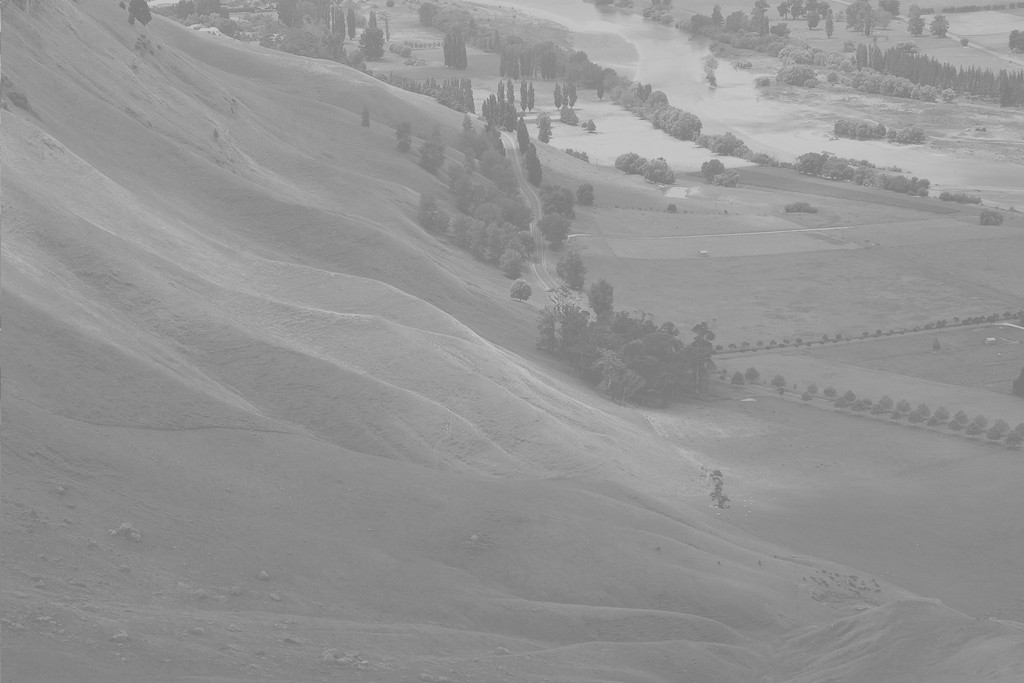
#> input picture BIL370 Digital Image Processing/LectureSlides/2023-2024/LectureCodes/B.jpg, 1024 x 683 px, found by its file name
$ python week4_ders.py
#> lines starting #> are read from the running program, lines starting #| are printed output that depends on the picture; long printed decimals are rounded; pictures that were not available may be replaced by others from this repository, and a replacement may not be noted
import numpy as np
import cv2
from   matplotlib import pyplot as plt
import time as tm

fig     = plt.figure
subplot = plt.subplot
imshow  = plt.imshow
imread  = cv2.imread
plot    = plt.plot
#%%
import time as tm

I = imread("B.jpg" , 0)
#> I is the input picture: shape (683, 1024); min 114, max 208, mean 148


h = np.zeros(256)
i_val = np.arange(0,256)
str_time = tm.time()
for i in range(I.shape[0]):
    for j in range(I.shape[1]):
        tmp_int = I[i,j]
        h[tmp_int] += 1
#> after the loop, h = 256 values, max 28701 at index 137, min 0 at index 0, mean 2732
stp_time = tm.time()

print(f" Fonksiyon suresi : {stp_time-str_time}")
#%%

h = np.zeros(256)
str_time = tm.time()
for i in range(0,256):
    h[i] = np.sum(I == i)
stp_time = tm.time()

print(f" Fonksiyon suresi : {stp_time-str_time}")

def hist_fun(I):
    h = np.zeros(256)
    for i in range(0,256):
        h[i] = np.sum(I == i)
    return h
#%%
str_time = tm.time()

cv2.calcHist( [I] , [0] , None , [256] , [0,256] )
stp_time = tm.time()

print(f" Fonksiyon suresi : {stp_time-str_time}")
#%%
I = imread("C.jpg" , 0)
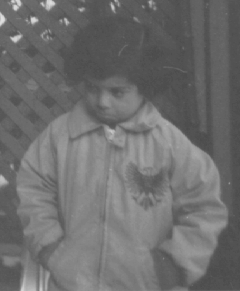
#> input picture BIL370 Digital Image Processing/LectureSlides/2023-2024/LectureCodes/C.tif, 240 x 291 px, given in place of C.jpg, which was not available
#> I is the input picture: shape (291, 240); min 74, max 224, mean 110.3

I_ort = np.mean(I)
#> I_ort = 110.3

I_std = np.sqrt( np.sum((I-I_ort)**2)*1/(I.shape[0] * I.shape[1]) )
#> I_std = 23.18

print([I_ort , I_std])
#| [110.304, 23.181]
fig()
imshow(I , cmap = "gray" , vmin = 0 , vmax = 255)
#%%

I = imread("C.jpg" , 0)

I_zm = I - np.mean(I)
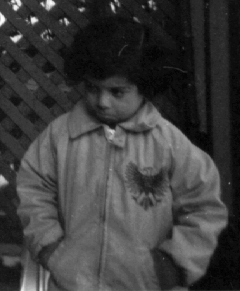
#> I_zm: shape (291, 240) float64; min -36.3, max 113.7, mean 0; drawn with min black and max white

I_nr = I_zm / np.max(np.abs(I_zm))

I_128 = 128*I_nr

I_y0 = np.uint8(I_128 + 127)
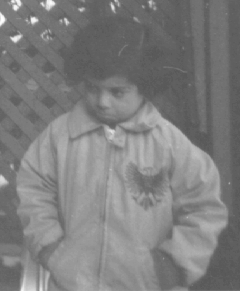
#> I_y0: shape (291, 240); min 86, max 255, mean 126.6

fig()
subplot(1,2,1) , imshow(I , cmap = "gray" , vmin = 0 , vmax = 255)
subplot(1,2,2) , imshow(I_y0 , cmap = "gray" , vmin = 0 , vmax = 255)


h = hist_fun(I_y0)
#> after the loop in hist_fun, `for i in range(0,256):`: h = 256 values, max 3628 at index 95, min 0 at index 0, mean 272.8

fig()
plot(h)
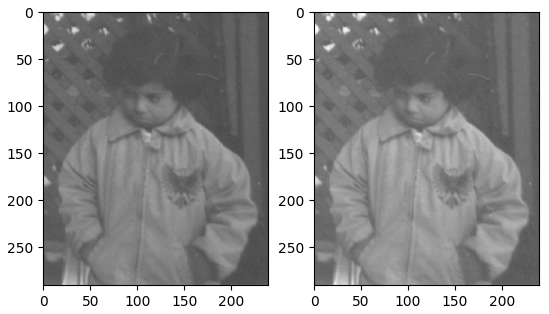
#> figure drawn by matplotlib, 2 panels
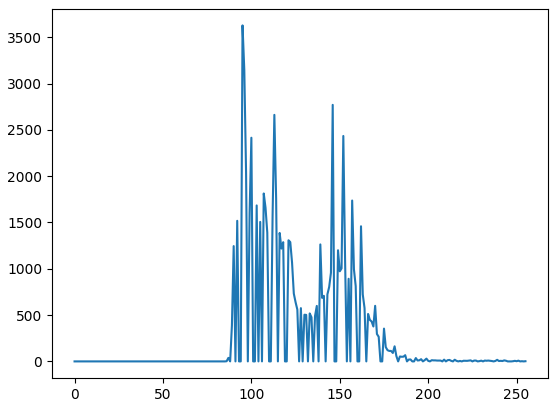
#> figure drawn by matplotlib, 1 panel; curve peaks at x = 95, y = 3628
